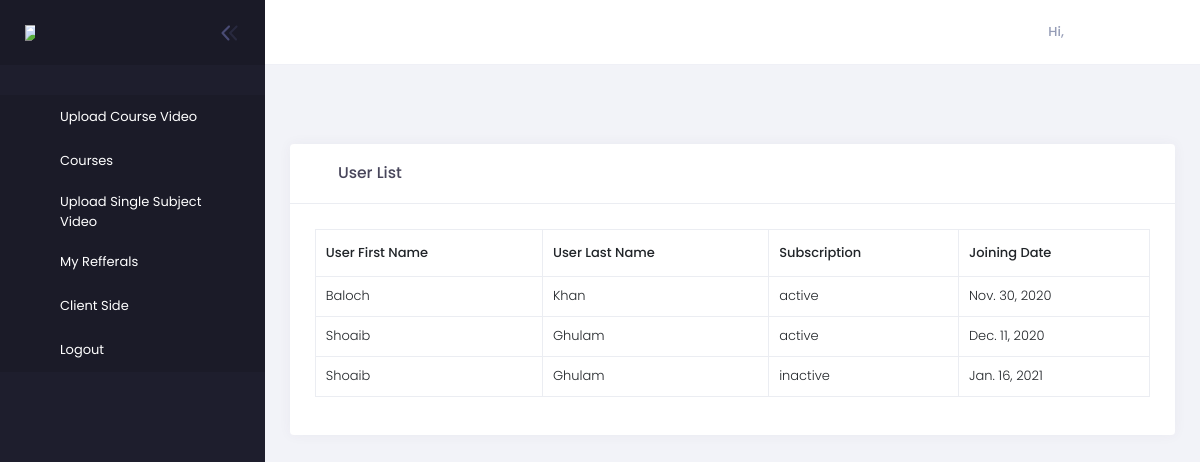
Screenshot of /teacherpannel/ (signed in) with the database file from the repository.
### superadmin/models.py (models this page shows, shortened)
class User_Account(models.Model):
    User_Account_Id=models.AutoField(primary_key=True)
    U_Fname=models.CharField(max_length=100, default="First Name")
    U_Lname=models.CharField(max_length=100, default="Last Name")
    U_Email=models.CharField(max_length=100, default="Email Name")
    Username=models.CharField(max_length=100, default="Username ")
    SPassword=models.TextField(max_length=3000, default="Password ")
    U_ContactNo=models.CharField(max_length=100, default="Contact no")
    U_Desc=models.TextField(default="No")
    Gender=models.CharField(max_length=100, default="Male")
    DOB=models.DateField(auto_now_add=True,blank=True, null=True)
    Joining_Date=models.DateTimeField(auto_now_add=True,blank=True, null=True)
    U_Image= models.ImageField(upload_to='Useraccount/',default="dummy.jpg")
    Token=models.CharField(max_length=20, default="0000")
    Status=models.CharField(max_length=100, choices=STATUS,default="active")
    Subscription_Status=models.CharField(max_length=100, choices=STATUS,default="inactive")
    Refered_by_Trainer=models.ForeignKey(Trainer_Account , on_delete=models.CASCADE,blank=True,null=True)
    Package_Id=models.ForeignKey(Package , on_delete=models.CASCADE,blank=True,null=True)

### teacher/views.py (the view)
# urls.py: path('', views.index,name="clientside"),
def index(request):
    try:
        if not request.session.has_key('trainerid'):
            return redirect('/superadmin/teacherlogin')
        if request.session.has_key('trainerid'):
            state=Trainer_Account.objects.get(Trainer_Account_Id=request.session['trainerid'])
            if state.Status=="inactive":
                messages.error(request,"Your Account has been Deactivate")
                return redirect('/teacherpannel/logout')
        data=User_Account.objects.filter(Refered_by_Trainer=request.session['trainerid'])
        return render(request,'teacher/referals.html',{'data':data})
    except:
        return redirect('/superadmin/teacherlogin')

### templates/teacher/referals.html (shortened to what this page needs)
{% extends 'teacher/base.html' %} {% load static %} {% block body %}
<div class="kt-container  kt-container--fluid  kt-grid__item kt-grid__item--fluid">
    <div class="kt-portlet kt-portlet--mobile">
        <div class="kt-portlet__head kt-portlet__head--lg">
            <div class="kt-portlet__head-label">
                <span class="kt-portlet__head-icon">
					<i class="kt-font-brand flaticon2-line-chart"></i>
				</span>
                <h3 class="kt-portlet__head-title">
                    User List
                </h3>
            </div>
        </div>
        <div class="kt-portlet__body">
            <div class="table-responsive">
                <table class="table table-striped- table-bordered table-hover table-checkable " id="kt_table">
                    <thead>
                        <tr>
                            <th>User First Name</th>
                            <th>User Last Name</th>
                            <th>Subscription</th>
                            <th>Joining Date</th>
                        </tr>
                    </thead>
                    <tbody>
                        {% for data in data %}
                        <tr>
                            <td>
                                {{data.U_Fname}}
                            </td>
                            <td>
                                {{data.U_Lname}}
                            </td>
                            <td>
                                {{data.Subscription_Status}}
                            </td>
                            <td>
                                    {{data.Joining_Date.date}}
                            </td>
                            {% endfor %}
                    </tbody>
                </table>
            </div>
        </div>
    </div>
</div>
{% endblock %}

### rows the page displays
User_Account: U_Fname "Baloch", U_Lname "Khan", Subscription_Status "active", Joining_Date "Nov. 30, 2020"
User_Account: U_Fname "Shoaib", U_Lname "Ghulam", Subscription_Status "active", Joining_Date "Dec. 11, 2020"
User_Account: U_Fname "Shoaib", U_Lname "Ghulam", Subscription_Status "inactive", Joining_Date "Jan. 16, 2021"
